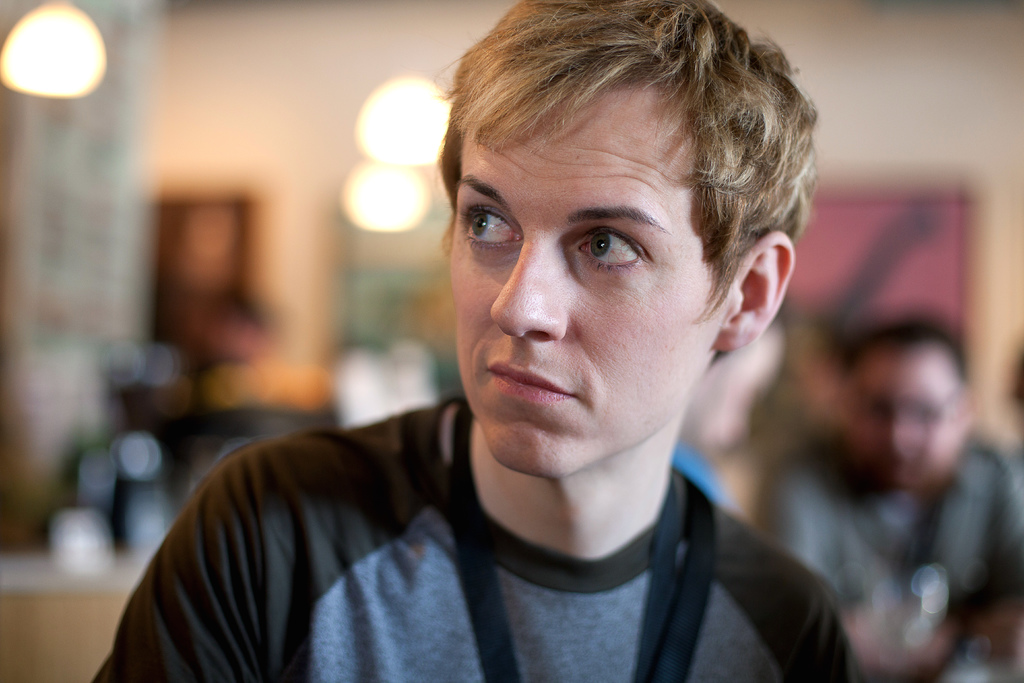
#> input picture frames/frame1.jpg, 1024 x 683 px; its folder holds only this picture in this run
$ python EXPT8Morphological_operation.py
#> lines starting #> are read from the running program, lines starting #| are printed output that depends on the picture; after the words box and inside, x2 and y2 are one past the last pixel; in counts of white or black regions, pixels touching at a corner belong together
import cv2
import os
import numpy as np

# 📁 Path to dataset folder (change this)
input_folder = "frames"
output_folder = "output"

# Create output folder if not exists
if not os.path.exists(output_folder):
    os.makedirs(output_folder)

# Structuring element (kernel)
kernel = np.ones((5, 5), np.uint8)

# Loop through all images in dataset
for filename in os.listdir(input_folder):
    file_path = os.path.join(input_folder, filename)

    # Read image
    img = cv2.imread(file_path)
#> img is the input picture: shape (683, 1024, 3); mean B, G, R 100.6, 109.6, 127.3

    if img is None:
        print(f"Skipping {filename} (not an image)")
        continue

    # 1️⃣ Convert to grayscale
    gray = cv2.cvtColor(img, cv2.COLOR_BGR2GRAY)
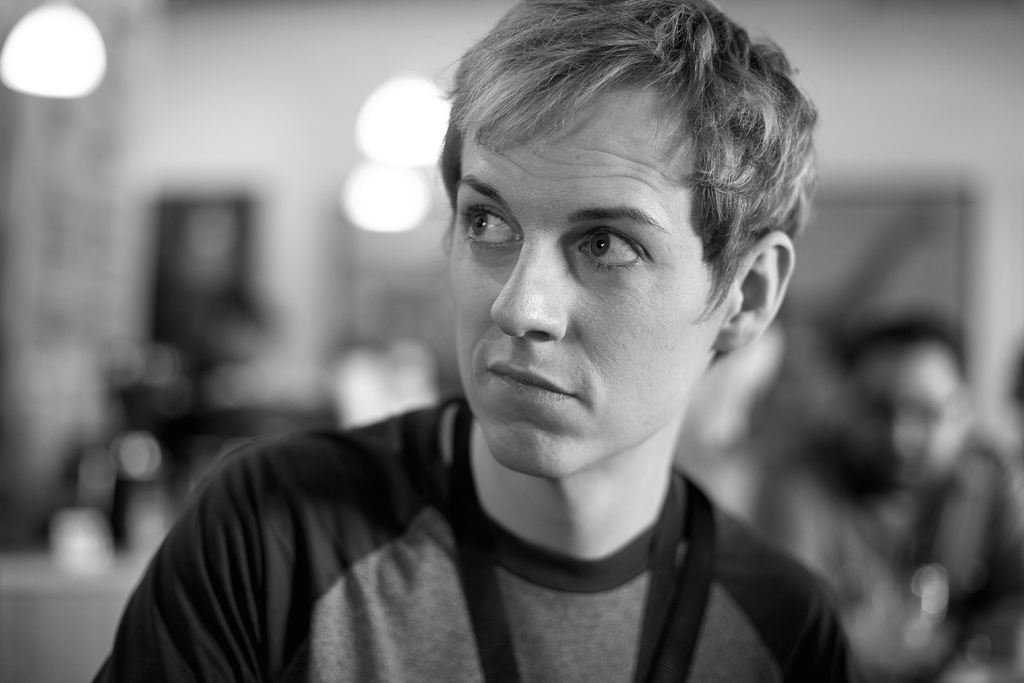
#> gray: shape (683, 1024); min 0, max 255, mean 113.8

    # 2️⃣ Apply thresholding (binary image)
    _, binary = cv2.threshold(gray, 127, 255, cv2.THRESH_BINARY)
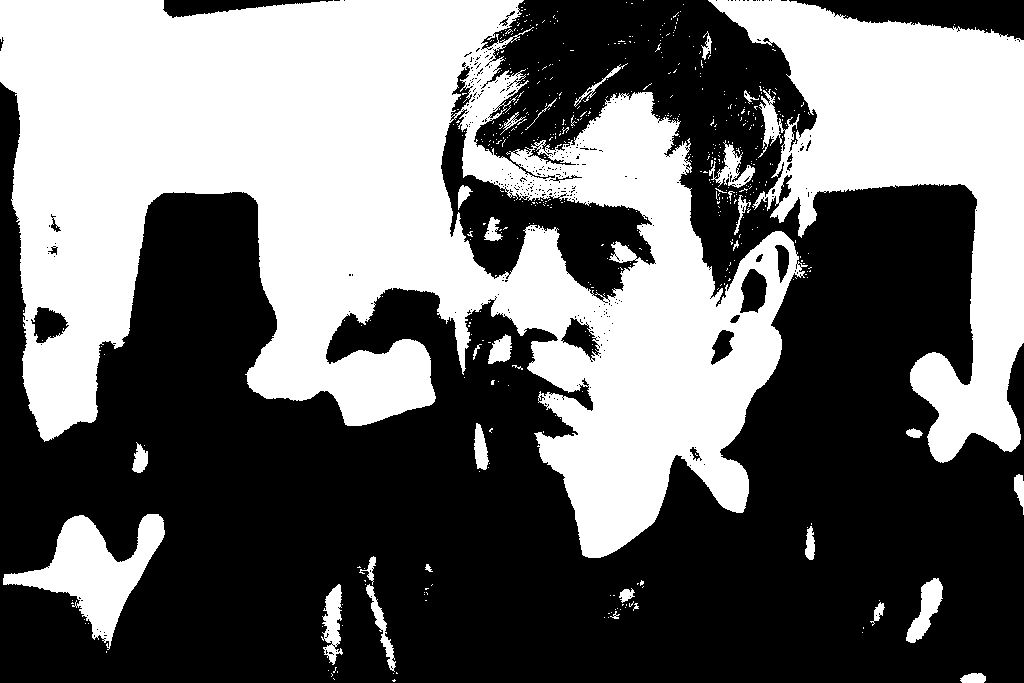
#> binary: shape (683, 1024); 42.5% white; 562 white regions (529 under 20 px), largest, box (x1, y1, x2, y2) and area: (0, 0, 808, 558) 221598, (708, 0, 1024, 463) 59162, (3, 514, 165, 650) 8228

    # 3️⃣ Morphological operations

    # Erosion
    erosion = cv2.erode(binary, kernel, iterations=1)
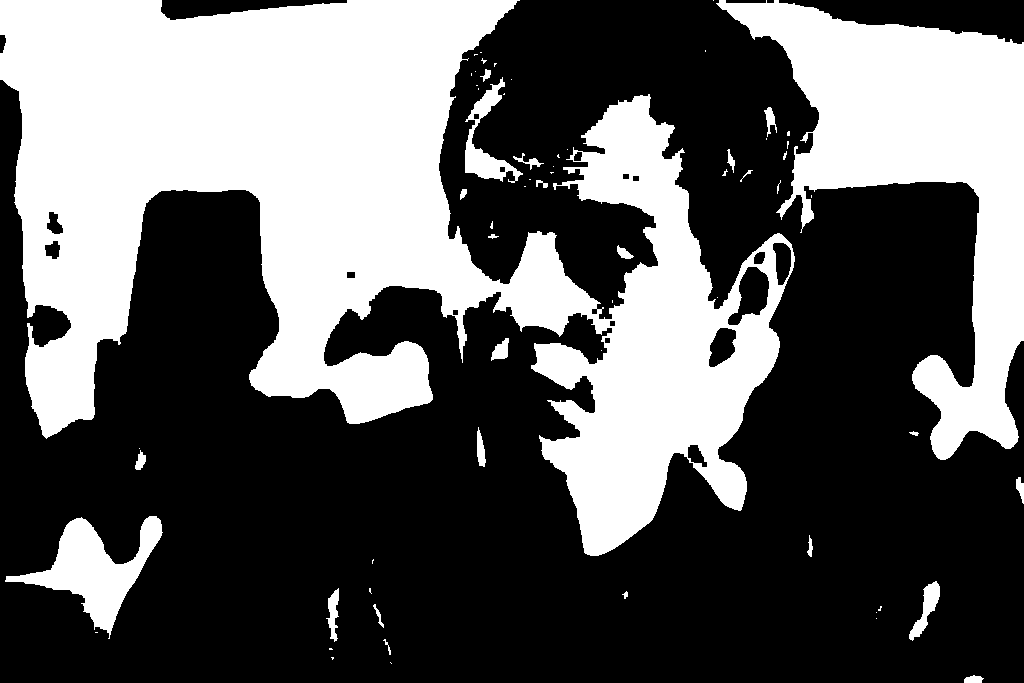
#> erosion: shape (683, 1024); 37.6% white; 64 white regions (38 under 20 px), largest, box (x1, y1, x2, y2) and area: (0, 0, 795, 556) 197936, (716, 0, 1024, 460) 53369, (5, 516, 163, 639) 6677

    # Dilation
    dilation = cv2.dilate(binary, kernel, iterations=1)
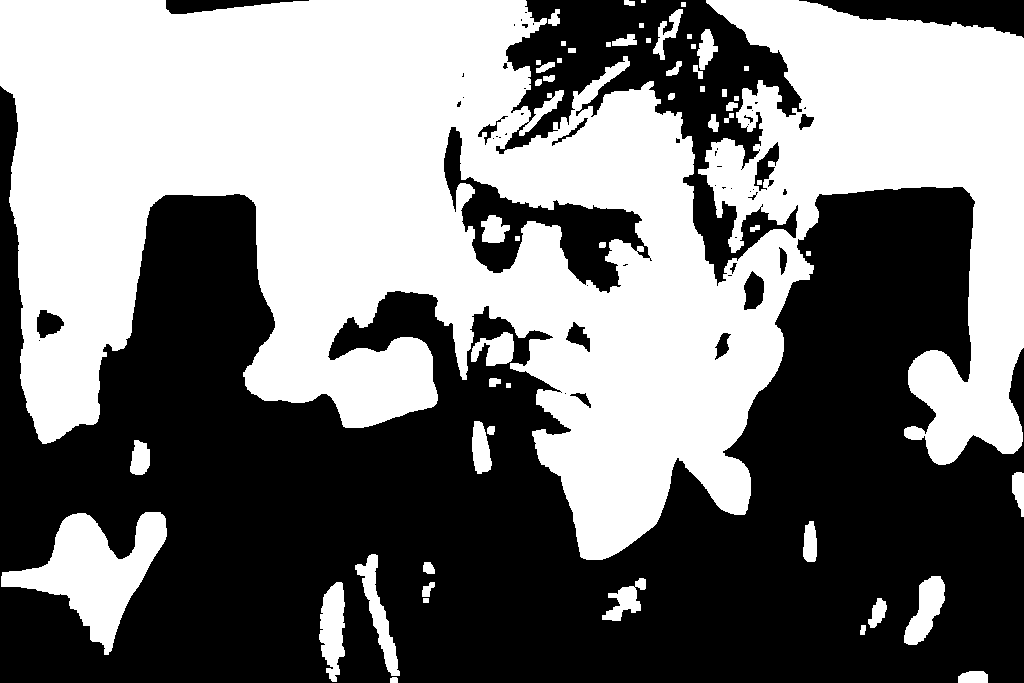
#> dilation: shape (683, 1024); 48.1% white; 56 white regions (1 under 20 px), largest, box (x1, y1, x2, y2) and area: (0, 0, 1024, 560) 313408, (1, 512, 167, 655) 9823, (319, 582, 345, 682) 1823

    # Opening (Erosion → Dilation)
    opening = cv2.morphologyEx(binary, cv2.MORPH_OPEN, kernel)
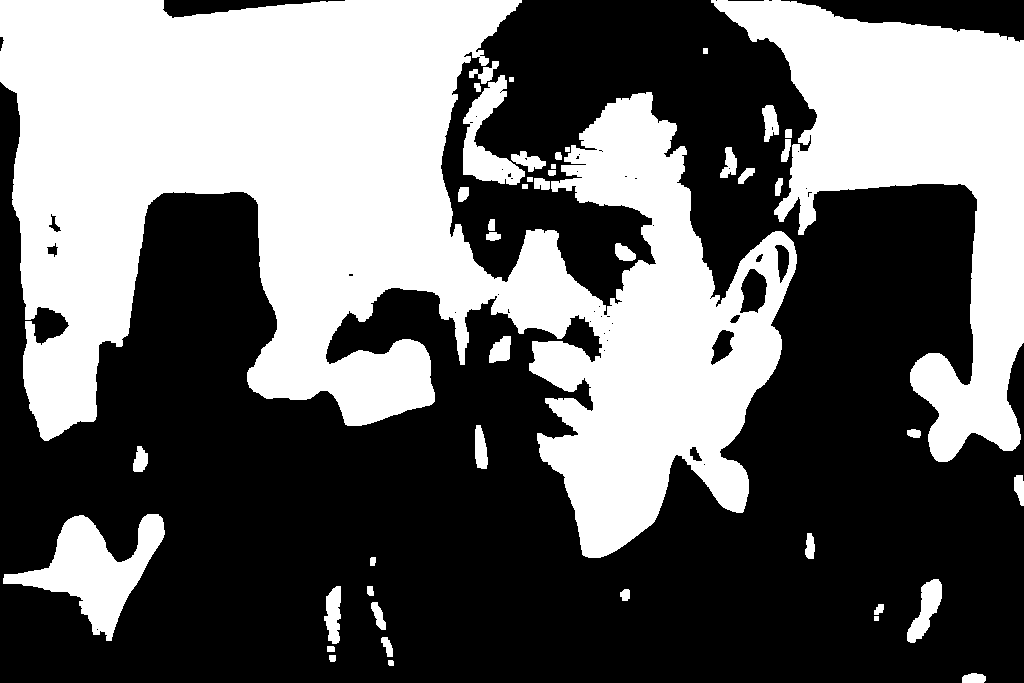
#> opening: shape (683, 1024); 41.2% white; 45 white regions, largest, box (x1, y1, x2, y2) and area: (0, 0, 797, 558) 212313, (711, 0, 1024, 462) 57230, (3, 514, 165, 641) 8066

    # Closing (Dilation → Erosion)
    closing = cv2.morphologyEx(binary, cv2.MORPH_CLOSE, kernel)
#> closing: shape (683, 1024); 43.9% white; 127 white regions (93 under 20 px), largest, box (x1, y1, x2, y2) and area: (0, 0, 812, 558) 228068, (700, 0, 1024, 463) 62814, (3, 514, 165, 650) 8405

    # Gradient (Difference between dilation and erosion)
    gradient = cv2.morphologyEx(binary, cv2.MORPH_GRADIENT, kernel)
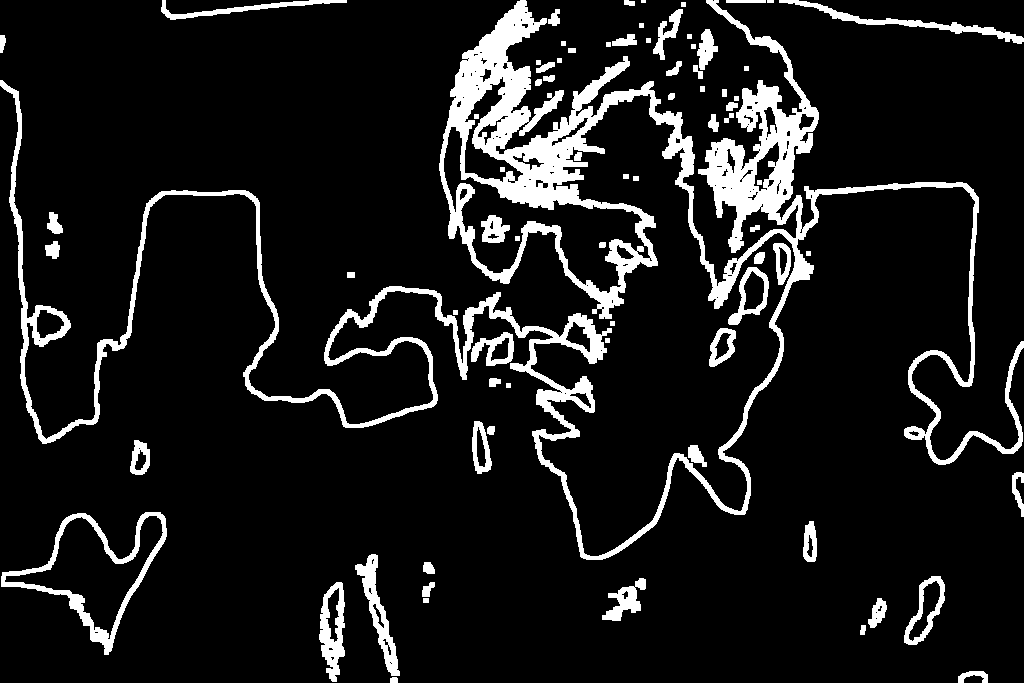
#> gradient: shape (683, 1024); 10.5% white; 77 white regions (1 under 20 px), largest, box (x1, y1, x2, y2) and area: (0, 0, 1024, 560) 54079, (1, 512, 167, 655) 3143, (355, 554, 400, 676) 1520

    # 📁 Save results
    name = os.path.splitext(filename)[0]

    cv2.imwrite(os.path.join(output_folder, name + "_gray.jpg"), gray)
    cv2.imwrite(os.path.join(output_folder, name + "_binary.jpg"), binary)
    cv2.imwrite(os.path.join(output_folder, name + "_erosion.jpg"), erosion)
    cv2.imwrite(os.path.join(output_folder, name + "_dilation.jpg"), dilation)
    cv2.imwrite(os.path.join(output_folder, name + "_opening.jpg"), opening)
    cv2.imwrite(os.path.join(output_folder, name + "_closing.jpg"), closing)
    cv2.imwrite(os.path.join(output_folder, name + "_gradient.jpg"), gradient)

    print(f"Processed: {filename}")

print("✅ All images processed successfully!")

$ run again, on frames/frame2.jpg
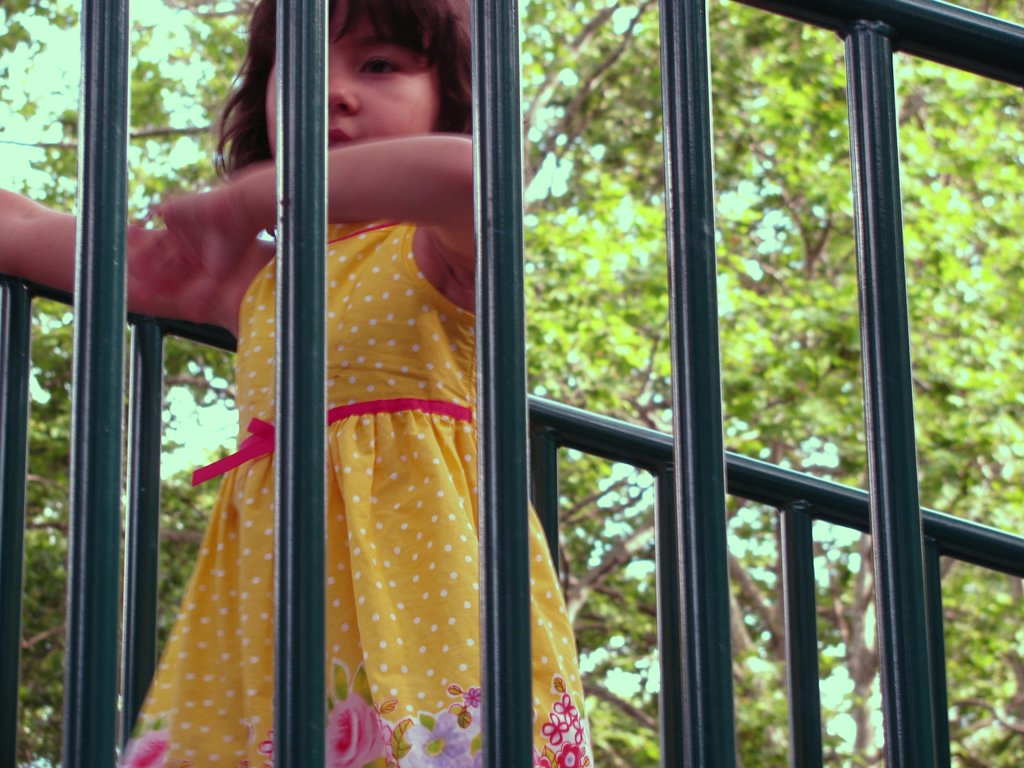
#> input picture frames/frame2.jpg, 1024 x 768 px
#> img is the input picture: shape (768, 1024, 3); mean B, G, R 87.5, 118.5, 116.5
#> `_, binary = cv2.threshold(gray, 127, 255, cv2.THRESH_BINARY)`:
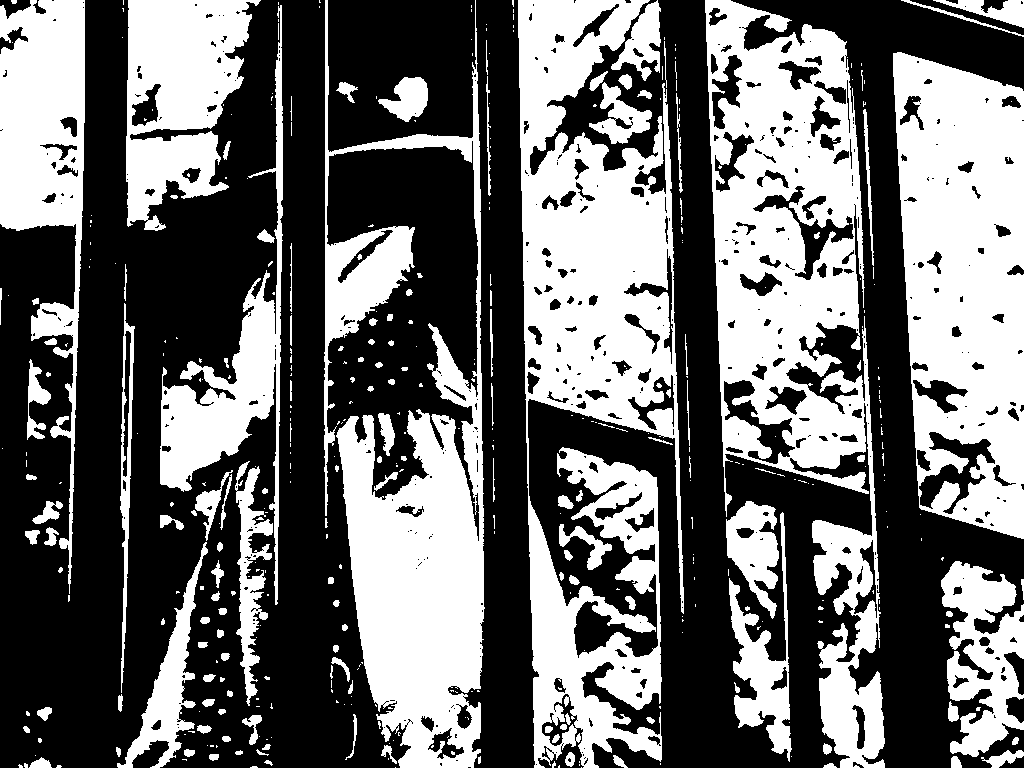
#> binary: shape (768, 1024); 42% white; 426 white regions (277 under 20 px), largest, box (x1, y1, x2, y2) and area: (518, 0, 684, 768) 69318, (705, 0, 885, 768) 61105, (324, 0, 485, 768) 50084
#> erosion: shape (768, 1024); 29.5% white; 251 white regions (155 under 20 px), largest, box (x1, y1, x2, y2) and area: (895, 54, 1024, 537) 40483, (339, 416, 482, 768) 30691, (707, 0, 859, 423) 29001
#> dilation: shape (768, 1024); 54.7% white; 262 black regions (152 under 20 px), largest, box (x1, y1, x2, y2) and area: (0, 0, 276, 768) 107095, (530, 0, 870, 768) 60810, (166, 0, 393, 768) 50122
#> opening: shape (768, 1024); 39% white; 179 white regions (3 under 20 px), largest, box (x1, y1, x2, y2) and area: (893, 52, 1024, 539) 47062, (705, 0, 866, 471) 44659, (337, 414, 484, 768) 35188
#> closing: shape (768, 1024); 44.5% white; 177 white regions (91 under 20 px), largest, box (x1, y1, x2, y2) and area: (512, 0, 684, 768) 79745, (705, 0, 885, 768) 75399, (319, 0, 485, 768) 53057
#> `gradient = cv2.morphologyEx(binary, cv2.MORPH_GRADIENT, kernel)`:
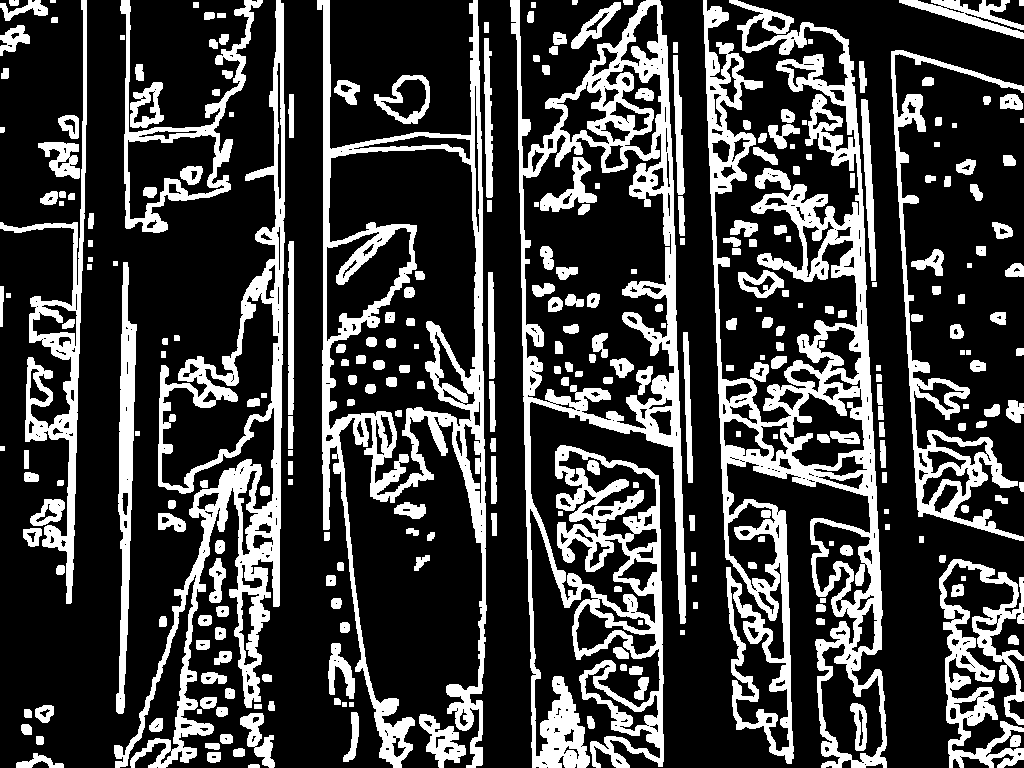
#> gradient: shape (768, 1024); 25.2% white; 290 white regions (1 under 20 px), largest, box (x1, y1, x2, y2) and area: (703, 0, 887, 768) 40179, (510, 0, 686, 768) 37422, (317, 0, 487, 768) 23959
